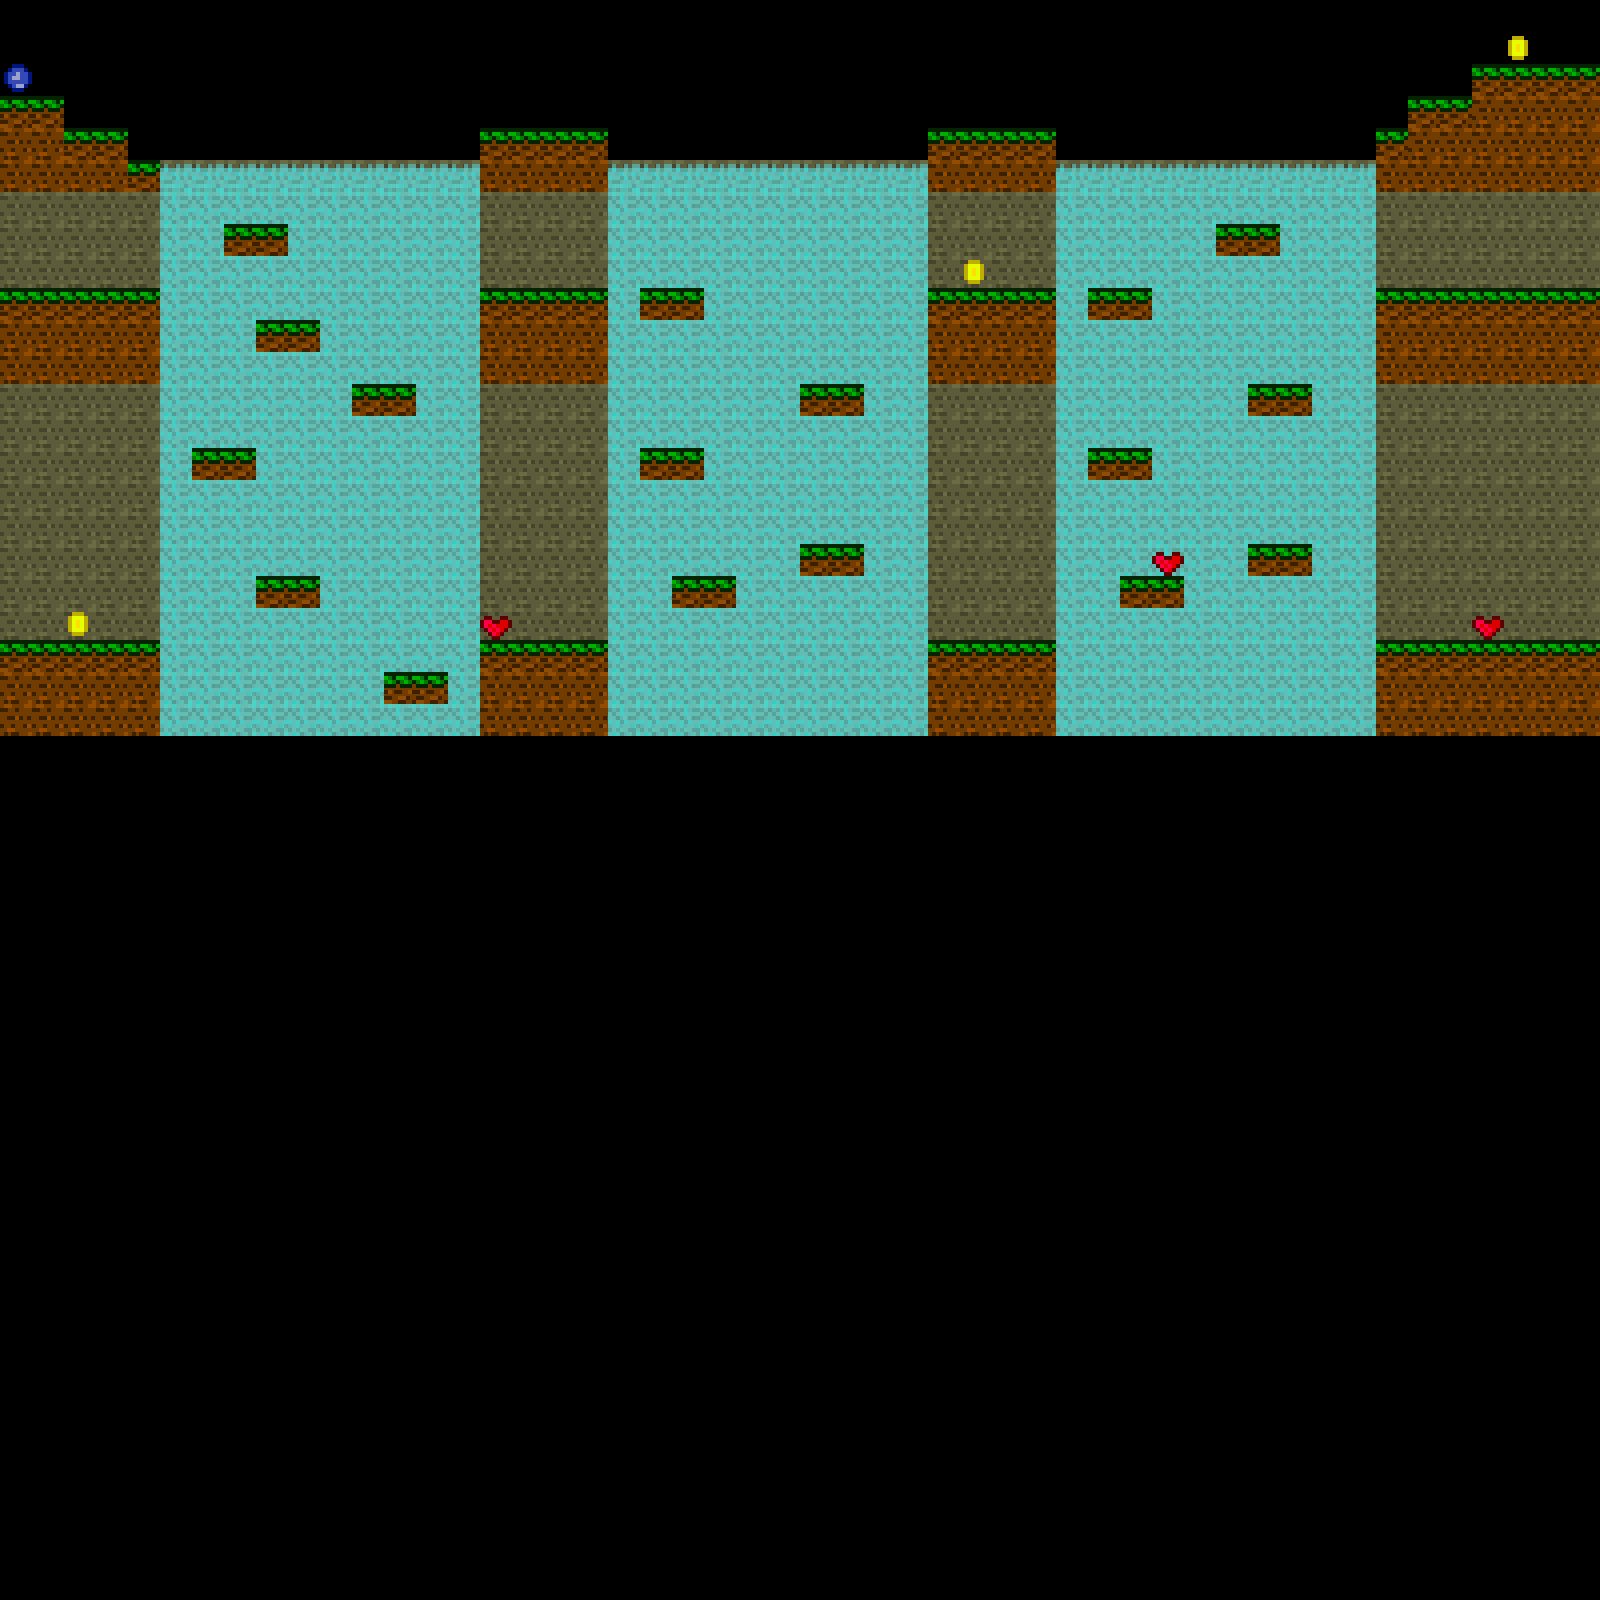

Tiled map render using the project's own tile images. Description and the map definition, with tile-layer contents summarised, below:
An orthogonal 50x50 tile map with 32x32 px tiles, 3 tile layers (Backdrop, WateryBits, WalkinGround), 2 tilesets.

<map version="1.0" orientation="orthogonal" renderorder="right-down" width="50" height="50" tilewidth="32" tileheight="32" nextobjectid="1">
 <tileset firstgid="1" name="SideScrollerBits" tilewidth="256" tileheight="256" tilecount="29">
  <tile id="0">
   <image width="32" height="32" source="blobLeft.png" />
  </tile>
  <tile id="1">
   <image width="32" height="32" source="blobRight.png" />
  </tile>
  <tile id="2">
   <image width="32" height="32" source="blueOrb.png" />
  </tile>
  <tile id="3">
   <image width="32" height="32" source="caveBlock.png" />
  </tile>
  <tile id="4">
   <image width="32" height="32" source="coin.png" />
  </tile>
  <tile id="5">
   <image width="32" height="32" source="darkDirtBlock.png" />
  </tile>
  <tile id="6">
   <image width="32" height="32" source="darkGrassDirtBlock.png" />
  </tile>
  <tile id="7">
   <image width="32" height="32" source="darkSkyBlock.png" />
  </tile>
  <tile id="8">
   <image width="32" height="32" source="darkStoneBlock.png" />
  </tile>
  <tile id="9">
   <image width="32" height="32" source="dirtBlock.png" />
  </tile>
  <tile id="10">
   <image width="32" height="32" source="forestBlock.png" />
  </tile>
  <tile id="11">
   <properties>
    <property name="blocked" value="true" />
   </properties>
   <image width="32" height="32" source="grassDirtBlock.png" />
  </tile>
  <tile id="12">
   <image width="32" height="32" source="heart.png" />
  </tile>
  <tile id="13">
   <image width="32" height="32" source="iceBlock.png" />
  </tile>
  <tile id="14">
   <image width="32" height="32" source="iceBlockTop.png" />
  </tile>
  <tile id="15">
   <image width="32" height="32" source="iceDirtBlock.png" />
  </tile>
  <tile id="16">
   <image width="32" height="32" source="iceStonePathBlock.png" />
  </tile>
  <tile id="17">
   <image width="32" height="32" source="leavesBlock.png" />
  </tile>
  <tile id="18">
   <image width="32" height="32" source="purpleBlock.png" />
  </tile>
  <tile id="19">
   <image width="32" height="32" source="rock.png" />
  </tile>
  <tile id="20">
   <image width="32" height="32" source="roots.png" />
  </tile>
  <tile id="21">
   <image width="32" height="32" source="sandBlock.png" />
  </tile>
  <tile id="22">
   <image width="32" height="32" source="skyBlock.png" />
  </tile>
  <tile id="23">
   <image width="32" height="32" source="spikes.png" />
  </tile>
  <tile id="24">
   <image width="256" height="256" source="spriteSheet.png" />
  </tile>
  <tile id="25">
   <image width="32" height="32" source="stoneBlock.png" />
  </tile>
  <tile id="26">
   <image width="32" height="32" source="stonePathBlock.png" />
  </tile>
  <tile id="27">
   <image width="32" height="32" source="waterBlock.png" />
  </tile>
  <tile id="28">
   <image width="32" height="32" source="waterTopBlock.png" />
  </tile>
 </tileset>
 <tileset firstgid="30" name="BoyImage" tilewidth="0" tileheight="0" tilecount="0" />
 <layer name="Backdrop" width="50" height="50">
  <data>[2500 cells, 900 non-empty, 1 distinct tile ids]</data>
 </layer>
 <layer name="WateryBits" width="50" height="50">
  <data>[2500 cells, 711 non-empty, 4 distinct tile ids]</data>
 </layer>
 <layer name="WalkinGround" width="50" height="50">
  <data>[2500 cells, 212 non-empty, 5 distinct tile ids]</data>
 </layer>
</map>
